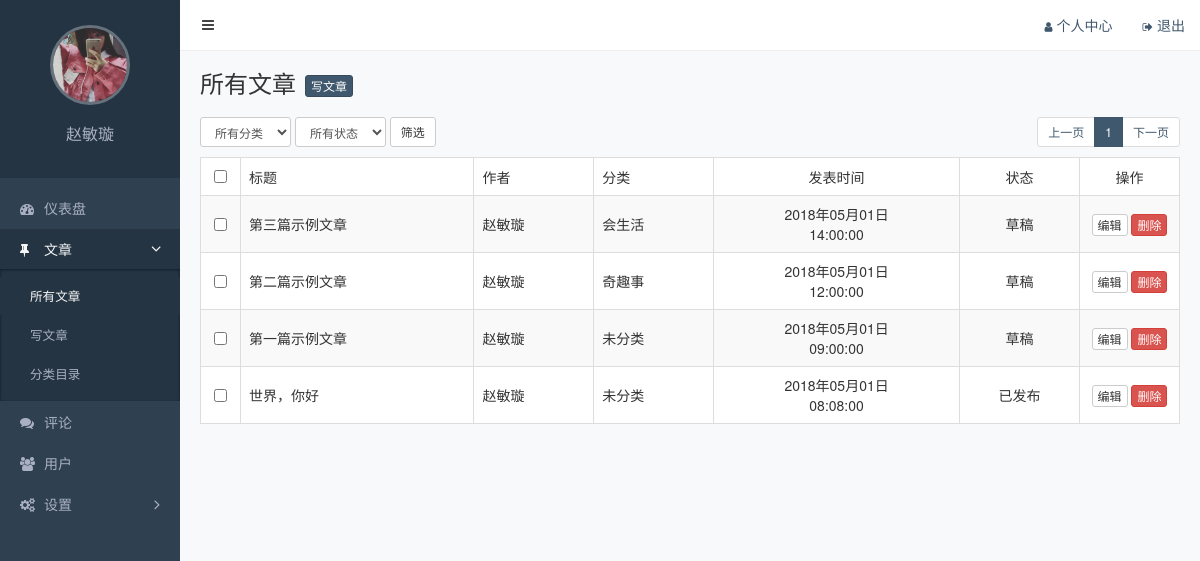
Screenshot of /admin/posts.php (signed in) with the database file from the repository.
### tables this page shows
CREATE TABLE `posts` (
  `id` int(11) NOT NULL COMMENT '主键',
  `slug` varchar(200) NOT NULL COMMENT '别名',
  `title` varchar(200) NOT NULL COMMENT '标题',
  `feature` varchar(200) DEFAULT NULL COMMENT '特色图像',
  `created` datetime NOT NULL COMMENT '创建时间',
  `content` text COMMENT '内容',
  `views` int(11) NOT NULL DEFAULT '0' COMMENT '浏览数',
  `likes` int(11) NOT NULL DEFAULT '0' COMMENT '点赞数',
  `status` varchar(20) NOT NULL COMMENT '状态（drafted/published/trashed）',
  `user_id` int(11) NOT NULL COMMENT '用户 ID',
  `category_id` int(11) NOT NULL COMMENT '分类 ID'
);

CREATE TABLE `users` (
  `id` int(11) NOT NULL COMMENT '主键',
  `slug` varchar(200) NOT NULL COMMENT '别名',
  `email` varchar(200) NOT NULL COMMENT '邮箱',
  `password` varchar(200) NOT NULL COMMENT '密码',
  `nickname` varchar(100) DEFAULT NULL COMMENT '昵称',
  `avatar` varchar(200) DEFAULT NULL COMMENT '头像',
  `bio` varchar(500) DEFAULT NULL COMMENT '简介',
  `status` varchar(20) NOT NULL COMMENT '状态（unactivated/activated/forbidden/trashed）'
);

CREATE TABLE `categories` (
  `id` int(11) NOT NULL COMMENT '主键',
  `slug` varchar(200) NOT NULL COMMENT '别名',
  `name` varchar(200) NOT NULL COMMENT '分类名称'
);

### functions.php (called while the page is built, shortened)
<?php
function xiu_get_current_user () {
  return $_SESSION['current_login_user'];
}
function xiu_fetch_all ($sql) {
  $conn = mysqli_connect(XIU_DB_HOST, XIU_DB_USER, XIU_DB_PASS, XIU_DB_NAME);
  $query = mysqli_query($conn, $sql);
  while ($row = mysqli_fetch_assoc($query)) {
    $result[] = $row;
  }
  return $result;
}
function xiu_fetch_one ($sql) {
  $res = xiu_fetch_all($sql);
  return isset($res[0]) ? $res[0] : null;
}

### admin/posts.php (the view, shortened to what this page needs)
<?php
require_once '../functions.php';
$where = '1 = 1';
$search = '';
$size = 20;
$page = empty($_GET['page']) ? 1 : (int)$_GET['page'];
$total_count = (int)xiu_fetch_one("select count(1) as count from posts
inner join categories on posts.category_id = categories.id
inner join users on posts.user_id = users.id
where {$where};")['count'];
$total_pages = (int)ceil($total_count / $size);
$offset = ($page - 1) * $size;
$posts = xiu_fetch_all("select
  posts.id,
  posts.title,
  users.nickname as user_name,
  categories.name as category_name,
  posts.created,
  posts.status
from posts
inner join categories on posts.category_id = categories.id
inner join users on posts.user_id = users.id
where {$where}
order by posts.created desc
limit {$offset}, {$size};");
$visiables = 5;
$begin = $page - ($visiables - 1) / 2;
$begin = $begin < 1 ? 1 : $begin;
$end = $begin + $visiables - 1;
$end = $end > $total_pages ? $total_pages : $end;
$begin = $end - $visiables + 1;
$begin = $begin < 1 ? 1 : $begin;
function convert_status ($status) {
  $dict = array(
    'published' => '已发布',
    'drafted' => '草稿',
    'trashed' => '回收站'
  );
  return isset($dict[$status]) ? $dict[$status] : '未知';
}
function convert_date ($created) {
  $timestamp = strtotime($created);
  return date('Y年m月d日<b\r>H:i:s', $timestamp);
}
?>
<!DOCTYPE html>
<html lang="zh-CN">
<head>
  <link rel="stylesheet" href="/static/assets/vendors/bootstrap/css/bootstrap.css">
  <link rel="stylesheet" href="/static/assets/vendors/font-awesome/css/font-awesome.css">
  <link rel="stylesheet" href="/static/assets/vendors/nprogress/nprogress.css">
  <link rel="stylesheet" href="/static/assets/css/admin.css">
</head>
<body>
  <div class="main">
    <?php include 'inc/navbar.php'; ?>
    <div class="container-fluid">
      <div class="page-title">
        <h1>所有文章</h1>
        <a href="post-add.html" class="btn btn-primary btn-xs">写文章</a>
      </div>
      <div class="page-action">
        <form class="form-inline" action="<?php echo $_SERVER['PHP_SELF']; ?>">
          <select name="category" class="form-control input-sm">
            <option value="all">所有分类</option>
          </select>
          <select name="status" class="form-control input-sm">
            <option value="all">所有状态</option>
          </select>
          <button class="btn btn-default btn-sm">筛选</button>
        </form>
        <ul class="pagination pagination-sm pull-right">
          <li><a href="#">上一页</a></li>
          <?php for ($i = $begin; $i <= $end; $i++): ?>
          <li<?php echo $i === $page ? ' class="active"' : '' ?>><a href="?page=<?php echo $i . $search; ?>"><?php echo $i; ?></a></li>
          <?php endfor ?>
          <li><a href="#">下一页</a></li>
        </ul>
      </div>
      <table class="table table-striped table-bordered table-hover">
        <thead>
          <tr>
            <th class="text-center" width="40"><input type="checkbox"></th>
            <th>标题</th>
            <th>作者</th>
            <th>分类</th>
            <th class="text-center">发表时间</th>
            <th class="text-center">状态</th>
            <th class="text-center" width="100">操作</th>
          </tr>
        </thead>
        <tbody>
          <?php foreach ($posts as $item): ?>
          <tr>
            <td class="text-center"><input type="checkbox"></td>
            <td><?php echo $item['title']; ?></td>
            <td><?php echo $item['user_name']; ?></td>
            <td><?php echo $item['category_name']; ?></td>
            <td class="text-center"><?php echo convert_date($item['created']); ?></td>
            <td class="text-center"><?php echo convert_status($item['status']); ?></td>
            <td class="text-center">
              <a href="javascript:;" class="btn btn-default btn-xs">编辑</a>
              <a href="/admin/post-delete.php?id=<?php echo $item['id']; ?>" class="btn btn-danger btn-xs">删除</a>
            </td>
          </tr>
          <?php endforeach ?>
        </tbody>
      </table>
    </div>
  </div>
  <?php $current_page = 'posts'; ?>
  <?php include 'inc/sidebar.php'; ?>
</body>
</html>

### admin/inc/navbar.php
<nav class="navbar">
  <button class="btn btn-default navbar-btn fa fa-bars"></button>
  <ul class="nav navbar-nav navbar-right">
    <li><a href="/admin/profile.php"><i class="fa fa-user"></i>个人中心</a></li>
    <li><a href="/admin/login.php?action=logout"><i class="fa fa-sign-out"></i>退出</a></li>
  </ul>
</nav>

### admin/inc/sidebar.php (shortened to what this page needs)
<?php
require_once '../functions.php';
$current_page = isset($current_page) ? $current_page : '';
$current_user = xiu_get_current_user();
?>
<div class="aside">
  <div class="profile">
    <img class="avatar" src="<?php echo $current_user['avatar']; ?>">
    <h3 class="name"><?php echo $current_user['nickname']; ?></h3>
  </div>
  <ul class="nav">
    <li<?php echo $current_page === 'index' ? ' class="active"' : '' ?>>
      <a href="/admin/index.php"><i class="fa fa-dashboard"></i>仪表盘</a>
    </li>
    <?php $menu_posts = array('posts', 'post-add', 'categories'); ?>
    <li<?php echo in_array($current_page, $menu_posts) ? ' class="active"' : '' ?>>
      <a href="#menu-posts"<?php echo in_array($current_page, $menu_posts) ? '' : ' class="collapsed"' ?> data-toggle="collapse">
        <i class="fa fa-thumb-tack"></i>文章<i class="fa fa-angle-right"></i>
      </a>
      <ul id="menu-posts" class="collapse<?php echo in_array($current_page, $menu_posts) ? ' in' : '' ?>">
        <li<?php echo $current_page === 'posts' ? ' class="active"' : '' ?>><a href="/admin/posts.php">所有文章</a></li>
        <li<?php echo $current_page === 'post-add' ? ' class="active"' : '' ?>><a href="/admin/post-add.php">写文章</a></li>
        <li<?php echo $current_page === 'categories' ? ' class="active"' : '' ?>><a href="/admin/categories.php">分类目录</a></li>
      </ul>
    </li>
    <li<?php echo $current_page === 'comments' ? ' class="active"' : '' ?>>
      <a href="/admin/comments.php"><i class="fa fa-comments"></i>评论</a>
    </li>
    <li<?php echo $current_page === 'users' ? ' class="active"' : '' ?>>
      <a href="/admin/users.php"><i class="fa fa-users"></i>用户</a>
    </li>
    <?php $menu_settings = array('nav-menus', 'slides', 'settings'); ?>
    <li<?php echo in_array($current_page, $menu_settings) ? ' class="active"' : '' ?>>
      <a href="#menu-settings"<?php echo in_array($current_page, $menu_settings) ? '' : ' class="collapsed"' ?> data-toggle="collapse">
        <i class="fa fa-cogs"></i>设置<i class="fa fa-angle-right"></i>
      </a>
    </li>
  </ul>
</div>

### static/assets/css/admin.css (style rules this page uses)
.form-control { box-shadow: none; }
body { background-color: #f8f9fb; -webkit-font-smoothing: antialiased; -moz-osx-font-smoothing: grayscale; }
.aside { position: fixed; top: 0; left: 0; width: 180px; height: 100%; background-color: #2f4050; }
.aside .profile { padding: 25px; text-align: center; background-color: #243443; }
.aside .profile .avatar { width: 80px; height: 80px; border: 3px solid rgba(255, 255, 255, .3); border-radius: 50%; object-fit: cover; }
.aside .profile .name { color: #a9b0c2; font-size: 16px; }
.aside .nav { padding: 10px 0; }
.aside .nav li + li { margin-top: 1px; }
.aside .nav a { display: block; padding: 10px 20px; color: #a9b0c2; }
.aside .nav .active > a { color: #f6f6f6; background-color: #243443; }
.aside .nav a i:first-child { width: 14px; margin-right: 10px; font-size: 14px; line-height: 16px; }
.aside .nav .fa-angle-right { float: right; transition: transform .2s; transform: rotate(90deg); font-size: 16px; line-height: 20px; }
.aside .nav .collapsed .fa-angle-right { float: right; transform: rotate(0); }
.aside .nav a + ul { overflow: hidden; padding: 0; list-style: none; background-color: #243443; box-shadow: inset 0 1px 3px #111e29; font-size: .9em; }
.aside .nav a + ul li:first-child { margin-top: 8px; }
.aside .nav a + ul li:last-child { margin-bottom: 8px; }
.aside .nav a + ul a { padding-left: 30px; }
.main { position: relative; overflow: hidden; min-width: 844px; min-height: 100vh; padding: 70px 5px 20px 185px; }
.main .navbar { position: fixed; z-index: 10; top: 0; right: 0; left: 180px; padding: 0 15px 0 10px; border: 0; border-bottom: 1px solid #eee; border-radius: 0; background-color: #fff; }
.main .navbar .navbar-btn { padding: 10px 12px; color: #444; border: 0; }
.main .navbar i { margin-right: 4px; font-size: .8em; }
.main .container-fluid .page-title { overflow: hidden; margin-bottom: 20px; }
.main .container-fluid .page-title h1 { display: inline-block; margin: 0; font-size: 24px; font-weight: 400; }
.main .container-fluid .page-title .btn-primary { margin-left: 5px; vertical-align: bottom; }
.main .container-fluid .page-action { overflow: hidden; margin-bottom: 10px; }
.main .container-fluid .page-action .btn-batch, .main .container-fluid .page-action .form-inline { display: inline-block; }
.main .container-fluid .page-action .btn { margin-right: 10px; }
.main .container-fluid .pagination { margin: 0; }
.main .container-fluid table { background-color: #fff; }
.main .container-fluid th { border-bottom: 1px; font-weight: 400; }
.main .container-fluid td { vertical-align: middle; }

### rows the page displays
posts: title "第三篇示例文章", user.nickname "赵敏璇", category.name "会生活", created "2018年05月01日 14:00:00", status "草稿"
posts: title "第二篇示例文章", user.nickname "赵敏璇", category.name "奇趣事", created "2018年05月01日 12:00:00", status "草稿"
posts: title "第一篇示例文章", user.nickname "赵敏璇", category.name "未分类", created "2018年05月01日 09:00:00", status "草稿"
posts: title "世界，你好", user.nickname "赵敏璇", category.name "未分类", created "2018年05月01日 08:08:00", status "已发布"

### other values shown
$current_user['nickname'] "赵敏璇"
